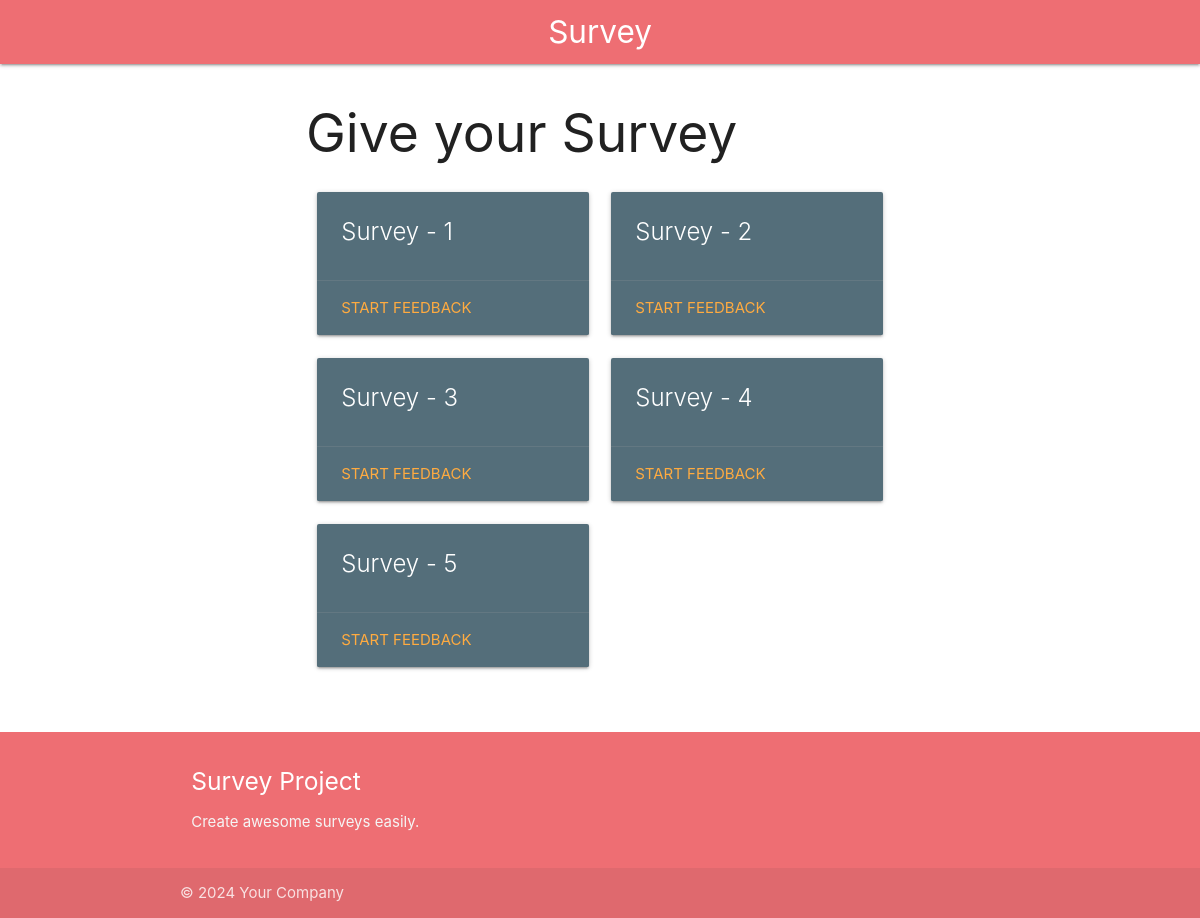
The page / on the database its author committed.
### home/models.py (models this page shows)
class CustomerFeedback(models.Model):
    question = models.ManyToManyField(Questions)

### home/views.py (the view)
# urls.py: path('',index, name="index"),
def index(request):
    feedbacks = CustomerFeedback.objects.all()
    return render(request,'surveys.html',{"feedbacks": feedbacks})

### home/templates/surveys.html
{% extends "base.html" %}
{% block start %}
<div class = "container" style="margin-top: 40px;" >
  <h2>Give your Survey</h2>
    <div class="row">
        {% for feedback in feedbacks %}
        <div class="col s6 m6">
          <div class="card blue-grey darken-1">
            <div class="card-content white-text">
              <span class="card-title">Survey - {{feedback.id}}</span>
            </div>
            <div class="card-action">
              <a href="/feedback/{{feedback.id}}/">Start Feedback</a>
            </div>
          </div>
        </div>
        {% endfor %}
      </div>
</div>
{% endblock %}

### rows shown on the page
CustomerFeedback: id "1"
CustomerFeedback: id "2"
CustomerFeedback: id "3"
CustomerFeedback: id "4"
CustomerFeedback: id "5"
